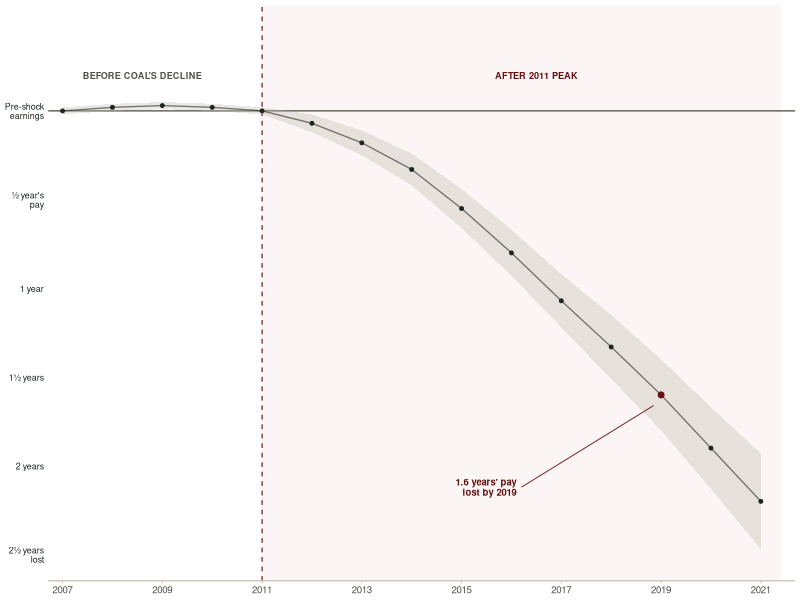

Reproduce this figure in R.
# Generate Fig. 1 (cumulative earnings of coal-exposed workers) for the
# Colmer, Krause, Lyubich & Voorheis (2025) research highlight.
#
# Recreates the paper's Figure 7(a): cumulative earnings of the most
# coal-exposed workers relative to otherwise similar less-exposed workers,
# normalized to average pre-shock (2007-2011) annual pay, year by year.
#
# IMPORTANT: we do not hold the paper's restricted Census/IRS microdata, so
# the point estimates here are DIGITIZED from the published Figure 7(a) and
# cross-checked against the paper's text (cumulative loss = 1.6x a year's pay
# by 2019). The uncertainty band is an approximation of the published 95% CI.
# This is a faithful recreation for presentation, not a re-estimation.
#
# Styled for a general audience: word-based y-axis (years of pay lost),
# before/after-2011 framing, and a single soft uncertainty band. The
# interpretive note lives in the document, not the figure.
#
# Run (from research-highlight/):  Rscript code/make-fig1.R  -> figures/fig1.png
# Deps: ggplot2

library(ggplot2)

OUT_PATH <- "figures/fig1.png"

# --- Digitized point estimates (coef. on coal exposure, x pre-shock annual pay)
d <- data.frame(
  year = 2007:2021,
  est  = c(0.00, 0.02, 0.03, 0.02, 0.00,
           -0.07, -0.18, -0.33, -0.55, -0.80,
           -1.07, -1.33, -1.60, -1.90, -2.20),
  hw   = c(0.02, 0.02, 0.02, 0.02, 0.02,
           0.05, 0.07, 0.09, 0.11, 0.13,
           0.15, 0.18, 0.20, 0.23, 0.27)  # approx. 95% band half-width
)
d$lo <- d$est - d$hw
d$hi <- d$est + d$hw

# --- Design tokens (match _style.tex / make-fig2.R) -------------------------
INK  <- "#1d2620"; RED <- "#641111"; BAND <- "#f3e4e2"
AXIS <- "#c4bdad"; MUTE <- "#50534a"

p <- ggplot(d, aes(year, est)) +
  annotate("rect", xmin = 2011, xmax = 2021.4, ymin = -Inf, ymax = Inf,
           fill = BAND, alpha = 0.35) +
  annotate("text", x = 2008.6, y = 0.20, label = "BEFORE COAL'S DECLINE",
           size = 2.3, color = MUTE, fontface = "bold") +
  annotate("text", x = 2016.5, y = 0.20, label = "AFTER 2011 PEAK",
           size = 2.3, color = RED, fontface = "bold") +
  geom_vline(xintercept = 2011, color = RED, linetype = "dashed", linewidth = 0.4) +
  geom_hline(yintercept = 0, color = MUTE, linewidth = 0.45) +
  geom_ribbon(aes(ymin = lo, ymax = hi), fill = AXIS, alpha = 0.35) +
  geom_line(color = INK, alpha = 0.6, linewidth = 0.45) +
  geom_point(color = INK, size = 1.0) +
  # call out the headline 2019 value, label parked in open space lower-left
  annotate("point", x = 2019, y = -1.60, color = RED, size = 1.7) +
  annotate("segment", x = 2016.2, xend = 2018.85, y = -2.12, yend = -1.66,
           color = RED, linewidth = 0.3) +
  annotate("text", x = 2016.1, y = -2.12, hjust = 1, vjust = 0.5,
           label = "1.6 years' pay\nlost by 2019",
           size = 2.4, color = RED, fontface = "bold", lineheight = 0.9) +
  scale_y_continuous(
    limits = c(-2.5, 0.45),
    breaks = c(0, -0.5, -1.0, -1.5, -2.0, -2.5),
    labels = c("Pre-shock\nearnings", "½ year's\npay", "1 year",
               "1½ years", "2 years", "2½ years\nlost")) +
  scale_x_continuous(breaks = seq(2007, 2021, 2), expand = c(0.02, 0)) +
  labs(x = NULL, y = NULL) +
  theme_minimal(base_size = 7) +
  theme(
    plot.background  = element_rect(fill = "#ffffff", color = NA),
    panel.background = element_rect(fill = "#ffffff", color = NA),
    panel.grid       = element_blank(),
    axis.line.x      = element_line(color = AXIS, linewidth = 0.4),
    axis.ticks.x     = element_line(color = AXIS, linewidth = 0.3),
    axis.ticks.y     = element_blank(),
    axis.text.x      = element_text(color = MUTE, size = 7),
    axis.text.y      = element_text(color = INK, size = 6.4, lineheight = 0.85)
  )

dir.create("figures", showWarnings = FALSE, recursive = TRUE)
ggsave(OUT_PATH, p, width = 5.4, height = 3.1, dpi = 220, bg = "#ffffff")
message("wrote ", OUT_PATH)
